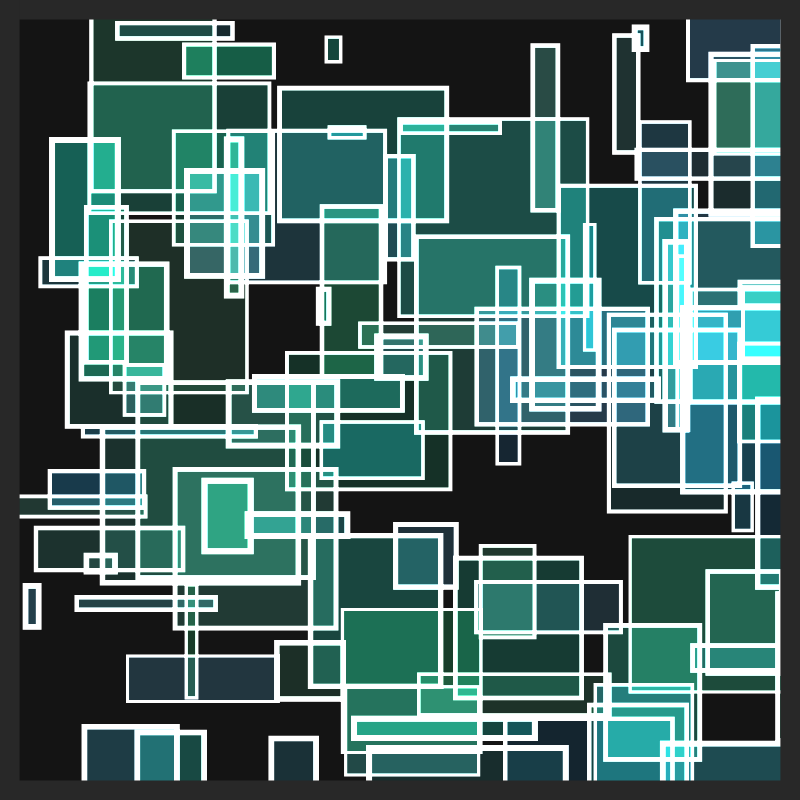
Frame 1 (no input)
Frame 60 (no input): identical to frame 1, image omitted
Frame 120 (the mouse pressed at the canvas centre since frame 60): identical to frame 1, image omitted

The p5.js sketch that drew this single still picture (run headless with seeded random() and noise() and a simulated clock; from frame 60 on, the mouse is pressed at the canvas centre):

// p5.js sketch
// ── sketch.js

function setup() {
  createCanvas(800, 800);
  background(200);

  let isDarkMode = false;
  if (random(0.0, 1.0) > 0.5)
    isDarkMode = true;

  if (isDarkMode)
    background(20);
  else
    background(200);

  let shapeType = floor(random(0, 3));
  print(shapeType);

  let baseHue = random(100, 200);

  for (let i = 0; i < 100; i++) {
    let drawX = random(0, 800);
    let drawY = random(0, 800);
    let w = random(10, 200);
    let h = random(10, 200);

    colorMode(HSB);

    let hue = baseHue + random(-30, 30);
    let sat = random(60, 100);
    let bright = random(80, 100);

    if (isDarkMode)
      bright = random(80, 100);
    else
      bright = random(30, 60);

    strokeWeight(random(3, 6));
    fill(hue, sat, bright, random(0.1, 0.3));

    push();
    // translate(drawX, drawY);
    // let rotateValue = floor( random(0, 6));
    // rotate(radians(rotateValue * 45));
    // rect(-0.5 * w, -0.5 * h, w, h);
    if (isDarkMode)
    {
      blendMode(ADD);
      stroke(100);
    }
    else
    {
      blendMode(MULTIPLY);
    }

    if (shapeType == 0) {
      rect(drawX, drawY, w, h);
    }
    else if (shapeType == 1) {
      circle(drawX, drawY, w);
    }
    else if (shapeType == 2) {
      arc(drawX, drawY, w, w, random(0, 180), random(180, 360));
    }

    pop();
  }

  // frame
  let frameWidth = random(10, 100);
  noStroke();

  colorMode(RGB);
  if (isDarkMode)
    fill(40);
  else
    fill(230);

  rect(0, 0, width, frameWidth);
  rect(0, 0, frameWidth, height);
  rect(width - frameWidth, 0, frameWidth, height);
  rect(0, height - frameWidth, width, frameWidth);


}

function draw() {

}
